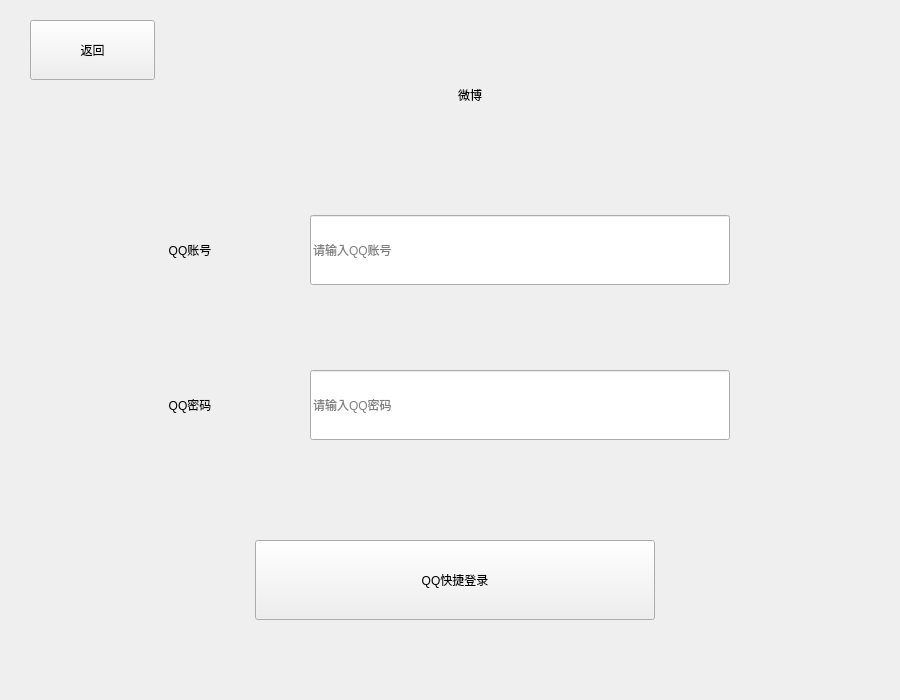
<?xml version="1.0" encoding="UTF-8"?>
<ui version="4.0">
 <class>WBUI_KDZ</class>
 <widget class="QWidget" name="WBUI_KDZ">
  <property name="geometry">
   <rect>
    <x>0</x>
    <y>0</y>
    <width>900</width>
    <height>700</height>
   </rect>
  </property>
  <property name="windowTitle">
   <string>微博</string>
  </property>
  <widget class="QLabel" name="label_WB">
   <property name="geometry">
    <rect>
     <x>370</x>
     <y>60</y>
     <width>200</width>
     <height>70</height>
    </rect>
   </property>
   <property name="text">
    <string>微博</string>
   </property>
   <property name="alignment">
    <set>Qt::AlignCenter</set>
   </property>
  </widget>
  <widget class="QPushButton" name="pushButton_WBRW">
   <property name="geometry">
    <rect>
     <x>30</x>
     <y>20</y>
     <width>125</width>
     <height>60</height>
    </rect>
   </property>
   <property name="text">
    <string>返回</string>
   </property>
  </widget>
  <widget class="QLabel" name="label_WBID">
   <property name="geometry">
    <rect>
     <x>100</x>
     <y>220</y>
     <width>180</width>
     <height>60</height>
    </rect>
   </property>
   <property name="text">
    <string>QQ账号</string>
   </property>
   <property name="alignment">
    <set>Qt::AlignCenter</set>
   </property>
  </widget>
  <widget class="QLabel" name="label_WBpw">
   <property name="geometry">
    <rect>
     <x>100</x>
     <y>375</y>
     <width>180</width>
     <height>60</height>
    </rect>
   </property>
   <property name="text">
    <string>QQ密码</string>
   </property>
   <property name="alignment">
    <set>Qt::AlignCenter</set>
   </property>
  </widget>
  <widget class="QLineEdit" name="lineEdit_WBID">
   <property name="geometry">
    <rect>
     <x>310</x>
     <y>215</y>
     <width>420</width>
     <height>70</height>
    </rect>
   </property>
   <property name="placeholderText">
    <string>请输入QQ账号</string>
   </property>
  </widget>
  <widget class="QLineEdit" name="lineEdit_WBpw">
   <property name="geometry">
    <rect>
     <x>310</x>
     <y>370</y>
     <width>420</width>
     <height>70</height>
    </rect>
   </property>
   <property name="echoMode">
    <enum>QLineEdit::Password</enum>
   </property>
   <property name="placeholderText">
    <string>请输入QQ密码</string>
   </property>
  </widget>
  <widget class="QPushButton" name="pushButton_Qlogin">
   <property name="geometry">
    <rect>
     <x>255</x>
     <y>540</y>
     <width>400</width>
     <height>80</height>
    </rect>
   </property>
   <property name="text">
    <string>QQ快捷登录</string>
   </property>
  </widget>
 </widget>
 <resources/>
 <connections/>
</ui>
